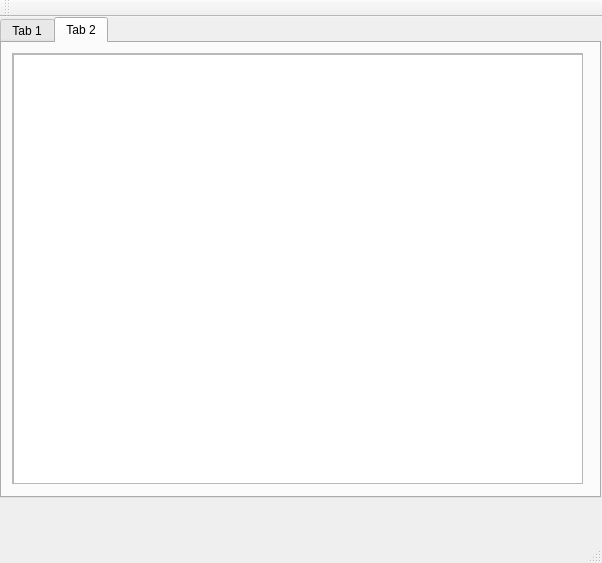
<?xml version="1.0" encoding="UTF-8"?>
<ui version="4.0">
 <class>MainWindow</class>
 <widget class="QMainWindow" name="MainWindow">
  <property name="geometry">
   <rect>
    <x>0</x>
    <y>0</y>
    <width>602</width>
    <height>563</height>
   </rect>
  </property>
  <property name="windowTitle">
   <string>MainWindow</string>
  </property>
  <widget class="QWidget" name="centralWidget">
   <widget class="QTabWidget" name="tabWidget">
    <property name="geometry">
     <rect>
      <x>0</x>
      <y>0</y>
      <width>601</width>
      <height>481</height>
     </rect>
    </property>
    <property name="currentIndex">
     <number>1</number>
    </property>
    <widget class="QWidget" name="tab">
     <attribute name="title">
      <string>Tab 1</string>
     </attribute>
     <widget class="QTableWidget" name="tableWidget">
      <property name="geometry">
       <rect>
        <x>0</x>
        <y>10</y>
        <width>591</width>
        <height>391</height>
       </rect>
      </property>
      <property name="sizePolicy">
       <sizepolicy hsizetype="Expanding" vsizetype="Expanding">
        <horstretch>1</horstretch>
        <verstretch>1</verstretch>
       </sizepolicy>
      </property>
      <property name="editTriggers">
       <set>QAbstractItemView::NoEditTriggers</set>
      </property>
      <property name="showGrid">
       <bool>true</bool>
      </property>
      <property name="sortingEnabled">
       <bool>true</bool>
      </property>
      <property name="rowCount">
       <number>10</number>
      </property>
      <property name="columnCount">
       <number>2</number>
      </property>
      <attribute name="horizontalHeaderVisible">
       <bool>false</bool>
      </attribute>
      <attribute name="horizontalHeaderCascadingSectionResizes">
       <bool>false</bool>
      </attribute>
      <attribute name="horizontalHeaderHighlightSections">
       <bool>true</bool>
      </attribute>
      <attribute name="verticalHeaderVisible">
       <bool>false</bool>
      </attribute>
      <attribute name="verticalHeaderDefaultSectionSize">
       <number>15</number>
      </attribute>
      <attribute name="verticalHeaderMinimumSectionSize">
       <number>15</number>
      </attribute>
      <row/>
      <row/>
      <row/>
      <row/>
      <row/>
      <row/>
      <row/>
      <row/>
      <row/>
      <row/>
      <column/>
      <column/>
     </widget>
    </widget>
    <widget class="QWidget" name="tab_2">
     <attribute name="title">
      <string>Tab 2</string>
     </attribute>
     <widget class="QScrollArea" name="scrollArea">
      <property name="geometry">
       <rect>
        <x>10</x>
        <y>10</y>
        <width>571</width>
        <height>431</height>
       </rect>
      </property>
      <property name="widgetResizable">
       <bool>true</bool>
      </property>
      <widget class="QWidget" name="scrollAreaWidgetContents">
       <property name="geometry">
        <rect>
         <x>0</x>
         <y>0</y>
         <width>569</width>
         <height>429</height>
        </rect>
       </property>
       <widget class="QTableWidget" name="tableWidget_2">
        <property name="geometry">
         <rect>
          <x>0</x>
          <y>0</y>
          <width>571</width>
          <height>431</height>
         </rect>
        </property>
        <property name="sortingEnabled">
         <bool>true</bool>
        </property>
        <property name="cornerButtonEnabled">
         <bool>false</bool>
        </property>
        <property name="rowCount">
         <number>0</number>
        </property>
        <property name="columnCount">
         <number>2</number>
        </property>
        <attribute name="horizontalHeaderVisible">
         <bool>false</bool>
        </attribute>
        <attribute name="verticalHeaderVisible">
         <bool>false</bool>
        </attribute>
        <column/>
        <column/>
       </widget>
      </widget>
     </widget>
    </widget>
   </widget>
  </widget>
  <widget class="QMenuBar" name="menuBar">
   <property name="geometry">
    <rect>
     <x>0</x>
     <y>0</y>
     <width>602</width>
     <height>21</height>
    </rect>
   </property>
  </widget>
  <widget class="QToolBar" name="mainToolBar">
   <attribute name="toolBarArea">
    <enum>TopToolBarArea</enum>
   </attribute>
   <attribute name="toolBarBreak">
    <bool>false</bool>
   </attribute>
  </widget>
  <widget class="QStatusBar" name="statusBar"/>
 </widget>
 <layoutdefault spacing="6" margin="11"/>
 <resources/>
 <connections/>
</ui>
